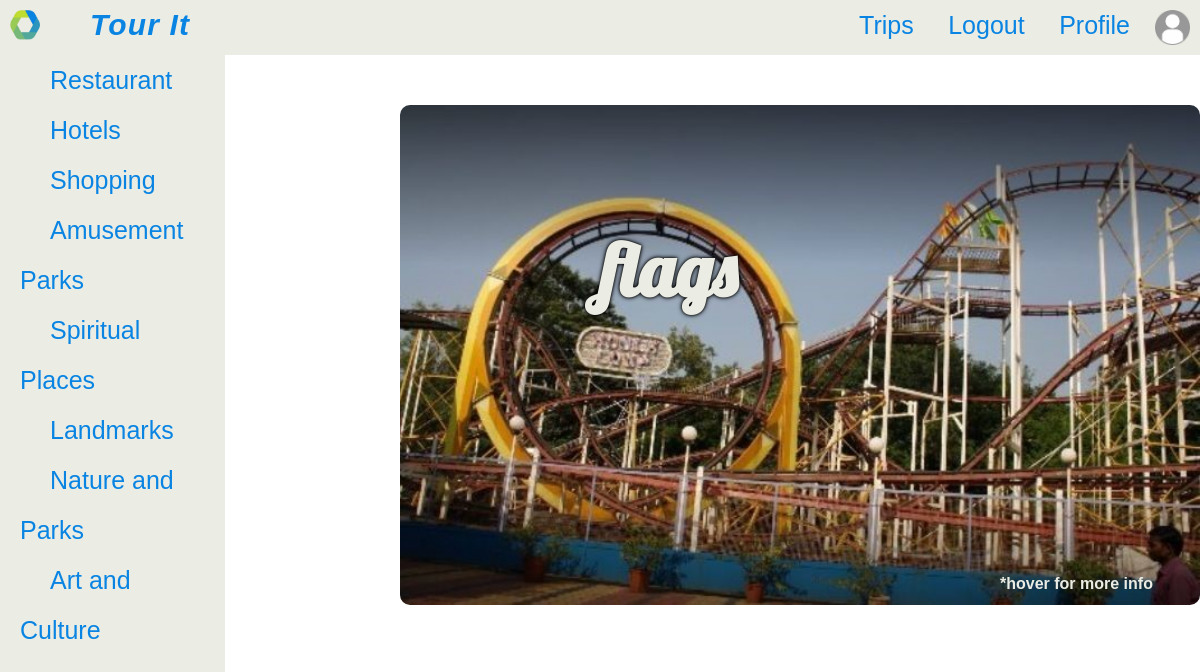
Screenshot of /tourit/detail/1/ with the database file from the repository.
### tourit/models.py (models this page shows, shortened)
class PlaceType(models.Model): #tag
    name = models.CharField(max_length=200, null=True)

class Place(models.Model): #product
    name = models.CharField(max_length=200, null=True)
    location = models.CharField(max_length=200, null=True)
    description = models.CharField(max_length=2000, null=True, blank=True)
    placetypes = models.ForeignKey(PlaceType, null = True, on_delete =models.CASCADE)
    pic = models.ImageField(null=True, blank=True)

### tourit/views.py (the view)
# urls.py: path('detail/<int:pk>/', views.DetailPage.as_view(), name = 'detail'),
class DetailPage(DetailView):
    model=Place
    template_name='tourit/detail.html'

### tourit/context_processors.py (called while the page is built)
def sidenav(request):
    return{'sn':PlaceType.objects.all()}

### tourit/templates/tourit/detail.html (shortened to what this page needs)
{% load static %}
  <html lang="en">
   <head>
       <link rel="stylesheet" href="{% static '/css/detail.css' %}">
       <link rel="stylesheet" href="{% static '/css/navbar1.css' %}"></link>
   </head>
   <body>
     <nav>
     <div>
         {%  include 'tourit/navbar.html' %}
     </div>
         {%  include 'tourit/sidenav.html' %}
     </nav>
       <div class="box">
           <div class="box-img">
               <img src="{{ place.pic.url}}" alt="">
               <div class="text-wrp">
                   <h1>{{place.name}}</h1>
               </div>
               <div class="instruct">
                   <h4>*hover for more info</h4>
               </div>
           </div>
       </div>
   </body>
   </html>

### tourit/templates/tourit/sidenav.html (shortened to what this page needs)
{% load static %}
<!DOCTYPE html>
<html lang="en">
<head>
  <link rel="stylesheet" href="{% static '/css/sidenav.css' %}">
</head>
<body>
<div class="sidenav appear">
    <ul class="container">
         {% for s in sn %}
         <li class="menu"><p><a href="{% url 'tourit:list' s.id %}">{{ s.name }}</a></p></li>
          {% endfor %}
    </ul>
</div>
</body>

### static/css/detail.css (style rules this page uses)
* { margin: 0; padding: 0; font-family: sans-serif; }
nav { width: 100%; height: 55px; background-color: #ebede4; line-height: 50px; }
nav ul li { list-style-type: none; display: inline-block; line-height: 50px; }
nav ul li a { text-decoration: none; padding: 30px; font-size: 25px; color: #0984e3; }
.sidenav { position: absolute; top: 55px; left: 0; height: 188vh; width: 225px; background-color: #ebede4; transition: transform 250ms ease-in-out; }
.appear { transform: translateX(0%); }
.menu { display: block; font-size: 20px; transition: all 100ms ease-in-out; }
p { margin-left: 20px; }
img { width: 100%; height: 150px; border-top-right-radius: 5px; border-top-left-radius: 5px; }
.box { width: 800px; margin-top: 50px; position: relative; perspective: 1000px; margin-left: 400px; }
.box .box-img img { width:100%; height: 500px; border-radius: 10px; }
.box .box-img { transform: rotateY(0); transition: all 0.5s ease-in-out 0s; }
.box .text-wrp h1 { text-align: center; position: absolute; margin-top: -380px; margin-left: 200px; font-family: 'lobster',cursive; font-size: 6vw; color:#ebede4; text-shadow: 0 0 3px black, 0 0 5px black; }
.box .instruct h4 { position: absolute; margin-top: -30px; color:#ebede4; margin-left: 600px; }

### static/css/navbar1.css (style rules this page uses)
* { margin: 0; padding: 0; font-family: sans-serif; }
p { margin-left: 20px; }
img { width: 100%; height: 150px; border-top-right-radius: 5px; border-top-left-radius: 5px; }
a:link, a:visited { text-decoration: none; color: #0984e3; }
.container { color: #0984e3; }

### static/css/navbar.css (style rules this page uses)
* { margin: 0; padding: 0; }
nav { width: 100%; height: 55px; background-color: #ebede4; line-height: 50px; color: #0984e3; }
nav ul { float: right; margin-right: 10px; color: #0984e3; }
nav ul li { list-style-type: none; display: inline-block; line-height: 50px; color: #0984e3; }

### static/css/sidenav.css (style rules this page uses)
.sidenav { position: absolute; top: 55px; left: 0; height: 188vh; width: 225px; background-color: #ebede4; transition: transform 250ms ease-in-out; }
.appear { transform: translateX(0%); }
.menu { display: block; font-size: 20px; transition: all 100ms ease-in-out; }

### rows the page displays
PlaceType: name "Restaurant"
PlaceType: name "Hotels"
PlaceType: name "Shopping"
PlaceType: name "Amusement Parks"
PlaceType: name "Spiritual Places"
PlaceType: name "Landmarks"
PlaceType: name "Nature and Parks"
PlaceType: name "Art and Culture"
Place: pic (picture), name "flags"
